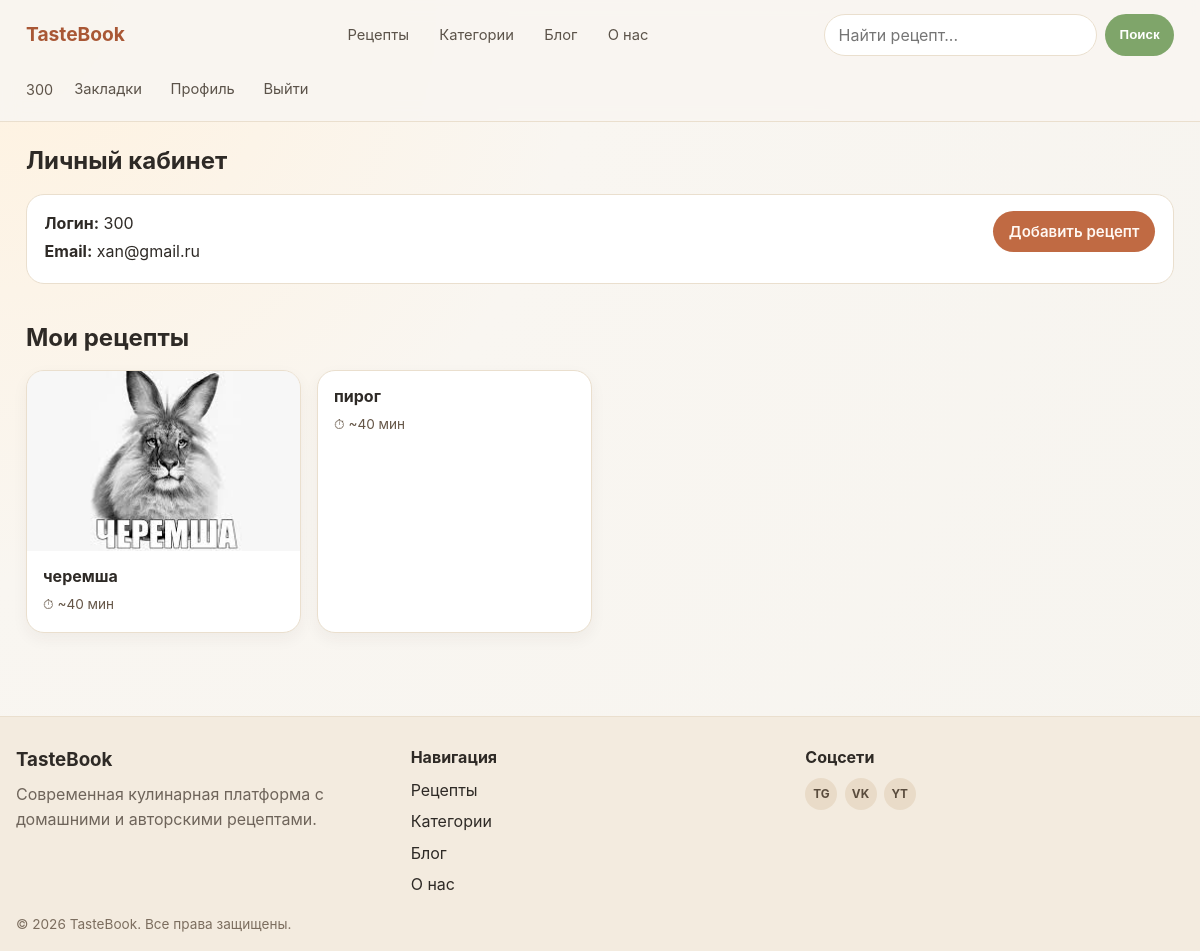
/users/profile/ (signed in), run on the app's committed database.
### users/models.py (models this page shows)
class User(AbstractUser):
    is_blocked = models.BooleanField("заблокирован", default=False)
    class Meta:
        verbose_name = "Пользователь"
        verbose_name_plural = "Пользователи"

### recipes/models.py (models this page shows, shortened)
class Recipe(models.Model):
    title = models.CharField("Название", max_length=200)
    description = models.TextField("Описание", blank=True)
    ingredients = models.TextField("Ингредиенты")
    instructions = models.TextField("Инструкция по приготовлению")
    image = models.ImageField("Фото", upload_to="recipes/", blank=True, null=True)
    author = models.ForeignKey(
        settings.AUTH_USER_MODEL,
        verbose_name="Автор",
        on_delete=models.CASCADE,
        related_name="recipes",
    )
    category = models.ForeignKey(
        Category,
        verbose_name="Категория",
        on_delete=models.SET_NULL,
        related_name="recipes",
        null=True,
        blank=True,
    )
    is_seasonal = models.BooleanField("Сезонное блюдо", default=False)
    created_at = models.DateTimeField("Дата создания", auto_now_add=True)
    class Meta:
        verbose_name = "Рецепт"
        verbose_name_plural = "Рецепты"
        ordering = ("-created_at",)

### users/views.py (the view)
# urls.py: path("profile/", views.profile, name="profile"),
@login_required
def profile(request):
    user_recipes = Recipe.objects.filter(author=request.user)
    context = {
        "user_recipes": user_recipes,
    }
    return render(request, "users/profile.html", context)

### recipes/context_processors.py (called while the page is built)
def categories(request):
    return {"categories": Category.objects.all()}

### templates/users/profile.html (shortened to what this page needs)
{% extends "base.html" %}
{% block content %}
<section class="section">
    <div class="section__head">
        <h1 class="section__title">Личный кабинет</h1>
    </div>
    <div class="profile">
        <div class="profile__info">
            <p><strong>Логин:</strong> {{ request.user.username }}</p>
            {% if request.user.email %}
                <p><strong>Email:</strong> {{ request.user.email }}</p>
            {% endif %}
        </div>
        <div class="profile__actions">
            <a href="{% url 'recipes:add' %}" class="button">Добавить рецепт</a>
        </div>
    </div>
</section>
<section class="section">
    <div class="section__head">
        <h2 class="section__title">Мои рецепты</h2>
    </div>
    <div class="cards">
        {% for recipe in user_recipes %}
            <a href="{% url 'recipes:detail' pk=recipe.pk %}" class="card card--link">
                {% if recipe.image %}
                    <div class="card__image-wrapper">
                        <img src="{{ recipe.image.url }}" alt="{{ recipe.title }}" class="card__image">
                    </div>
                {% endif %}
                <div class="card__body">
                    <h3 class="card__title">{{ recipe.title }}</h3>
                    <p class="card__time">⏱ ~40 мин</p>
                </div>
            </a>
        {% empty %}
            <div class="card card--placeholder">Вы ещё не добавили ни одного рецепта</div>
        {% endfor %}
    </div>
</section>
{% endblock %}

### templates/base.html (shortened to what this page needs)
<!DOCTYPE html>
<html lang="ru">
<head>
    {% load static %}
    <link rel="stylesheet" href="{% static 'css/style.css' %}">
</head>
<body class="page">
<header class="header">
    <div class="header__inner">
        <a href="{% url 'recipes:home' %}" class="logo">TasteBook</a>
        <nav class="nav nav--main">
            <a href="{% url 'recipes:home' %}" class="nav__link">Рецепты</a>
            <a href="{% url 'recipes:home' %}#categories" class="nav__link">Категории</a>
            <a href="{% url 'recipes:home' %}#blog" class="nav__link">Блог</a>
            <a href="{% url 'recipes:home' %}#about" class="nav__link">О нас</a>
        </nav>
        <form class="search" action="{% url 'recipes:home' %}" method="get" role="search">
            <input
                type="search"
                name="q"
                class="search__input"
                placeholder="Найти рецепт..."
                value="{{ request.GET.q|default:'' }}"
            >
            <button type="submit" class="search__button">Поиск</button>
        </form>
        <div class="header__auth">
            {% if user.is_authenticated %}
                <span class="header__user">{{ user.username }}</span>
                <a href="{% url 'recipes:favorites' %}" class="nav__link">Закладки</a>
                <a href="{% url 'users:profile' %}" class="nav__link">Профиль</a>
                <a href="{% url 'users:logout' %}" class="nav__link">Выйти</a>
            {% else %}
                <a href="{% url 'users:login' %}" class="nav__link">Войти</a>
                <a href="{% url 'users:register' %}" class="nav__link">Регистрация</a>
            {% endif %}
        </div>
    </div>
</header>
<main class="main">
    {% block content %}{% endblock %}
</main>
<footer class="footer" id="about">
    <div class="footer__inner">
        <div class="footer__column">
            <h3 class="footer__title">TasteBook</h3>
            <p class="footer__text">Современная кулинарная платформа с домашними и авторскими рецептами.</p>
        </div>
        <div class="footer__column">
            <h4 class="footer__subtitle">Навигация</h4>
            <div class="footer__links">
                <a href="{% url 'recipes:home' %}">Рецепты</a>
                <a href="{% url 'recipes:home' %}#categories">Категории</a>
                <a href="{% url 'recipes:home' %}#blog">Блог</a>
                <a href="{% url 'recipes:home' %}#about">О нас</a>
            </div>
        </div>
        <div class="footer__column">
            <h4 class="footer__subtitle">Соцсети</h4>
            <div class="socials">
                <a href="#" class="socials__link" aria-label="Telegram">TG</a>
                <a href="#" class="socials__link" aria-label="VK">VK</a>
                <a href="#" class="socials__link" aria-label="YouTube">YT</a>
            </div>
        </div>
    </div>
    <p class="footer__copy">© {% now "Y" %} TasteBook. Все права защищены.</p>
</footer>
</body>
</html>

### static/css/style.css (style rules this page uses)
:root { --bg: #f9f6f1; --surface: #ffffff; --surface-soft: #fffaf3; --text: #2e2a26; --muted: #7d7368; --primary: #c06a43; --primary-dark: #a95735; --accent: #7fa56a; --border: #eadfce; --shadow: 0 12px 32px rgba(57, 45, 36, 0.09); --radius: 18px; }
*, *::before, *::after { box-sizing: border-box; }
html, body { margin: 0; padding: 0; }
body.page { font-family: "Inter", "Segoe UI", system-ui, -apple-system, sans-serif; background: radial-gradient(circle at top left, #fff2df 0%, var(--bg) 38%, #f6f4ef 100%); color: var(--text); line-height: 1.55; }
a { color: inherit; text-decoration: none; }
.header { position: sticky; top: 0; z-index: 100; background: rgba(249, 246, 241, 0.9); backdrop-filter: blur(9px); border-bottom: 1px solid var(--border); }
.header__inner { max-width: 1180px; margin: 0 auto; padding: 0.85rem 1rem; display: grid; grid-template-columns: auto 1fr auto; gap: 1rem; align-items: center; }
.logo { font-weight: 700; font-size: 1.2rem; color: var(--primary-dark); }
.nav { display: flex; gap: 0.45rem; flex-wrap: wrap; }
.nav__link { padding: 0.38rem 0.72rem; border-radius: 999px; font-size: 0.92rem; color: #5c534a; transition: background 0.2s ease, color 0.2s ease; }
.search { display: flex; width: 100%; max-width: 350px; gap: 0.5rem; justify-self: end; }
.search__input { width: 100%; border: 1px solid var(--border); border-radius: 999px; padding: 0.5rem 0.85rem; background: #fff; color: var(--text); font: inherit; }
.search__button { border: none; border-radius: 999px; padding: 0.5rem 0.9rem; background: var(--accent); color: #fff; font-weight: 600; cursor: pointer; }
.header__auth { display: flex; align-items: center; justify-content: flex-end; gap: 0.35rem; flex-wrap: wrap; }
.header__user { color: #5f5449; font-size: 0.9rem; margin-right: 0.25rem; }
.main { max-width: 1180px; margin: 0 auto; padding: 1.25rem 1rem 3rem; }
.section { margin-bottom: 2.2rem; }
.section__head { display: flex; justify-content: space-between; align-items: baseline; gap: 1rem; margin-bottom: 0.9rem; }
.section__title { margin: 0; font-size: clamp(1.25rem, 2vw, 1.8rem); }
.cards { display: grid; grid-template-columns: repeat(auto-fill, minmax(240px, 1fr)); gap: 1rem; }
.card { background: var(--surface); border: 1px solid var(--border); border-radius: var(--radius); box-shadow: 0 6px 16px rgba(63, 45, 30, 0.05); }
.card--link { display: block; overflow: hidden; transition: transform 0.22s ease, box-shadow 0.22s ease; }
.card__image-wrapper { height: 180px; background: #f1e7da; }
.card__image { width: 100%; height: 100%; object-fit: cover; display: block; }
.card__body { padding: 0.9rem 1rem 1rem; }
.card__title { margin: 0 0 0.32rem; font-size: 1rem; line-height: 1.35; }
.card__time { margin: 0.45rem 0 0; color: #655647; font-size: 0.85rem; }
.button { display: inline-flex; align-items: center; justify-content: center; border: none; border-radius: 999px; background: var(--primary); color: #fff8f3; padding: 0.58rem 1rem; font-size: 0.94rem; font-weight: 600; cursor: pointer; transition: background 0.2s ease, transform 0.08s ease; }
.profile { background: var(--surface); border: 1px solid var(--border); border-radius: var(--radius); padding: 1rem 1.1rem; display: flex; justify-content: space-between; gap: 0.75rem; flex-wrap: wrap; }
.profile__info p { margin: 0 0 0.2rem; }
.footer { border-top: 1px solid var(--border); background: #f3ebdf; padding: 1.8rem 1rem 1rem; }
.footer__inner { max-width: 1180px; margin: 0 auto; display: grid; grid-template-columns: repeat(auto-fit, minmax(220px, 1fr)); gap: 1rem; }
.footer__title, .footer__subtitle { margin: 0 0 0.5rem; }
.footer__links { display: grid; gap: 0.4rem; }
.footer__text { color: #6e645a; margin: 0; }
.socials { display: flex; gap: 0.45rem; }
.socials__link { width: 2rem; height: 2rem; border-radius: 999px; display: inline-flex; align-items: center; justify-content: center; background: #e9dbc8; color: #5a4c3d; font-size: 0.74rem; font-weight: 700; }
.footer__copy { max-width: 1180px; margin: 1.1rem auto 0; font-size: 0.85rem; color: #7c6e5f; }

### data on the page
User: username "300", user.username "300", user.email "xan@gmail.ru"
Recipe: image (picture), title "черемша"
Recipe: title "пирог"
